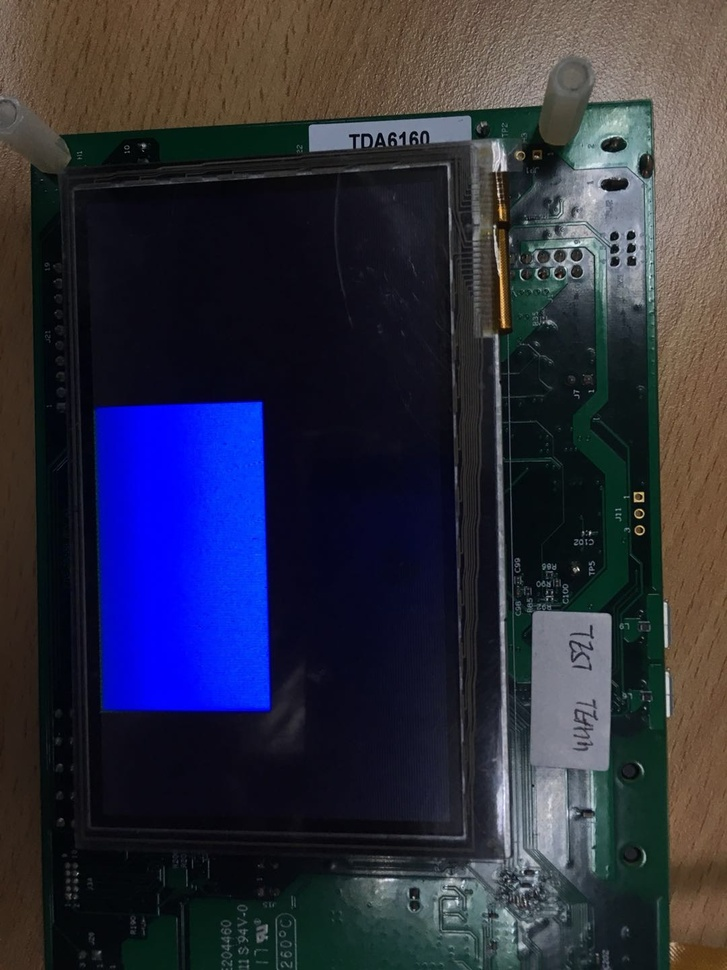
#> input picture pyopencv/pxp_blue.jpg, 727 x 970 px, shrunk from 1080 x 1440 before the run
$ python image_morph.py
#> lines starting #> are read from the running program, lines starting #| are printed output that depends on the picture
#! usr/bin/python
#coding=utf-8

# import numpy as np
import cv2
import numpy as np
from matplotlib import pyplot as plt

# Load an color image in grayscale
img = cv2.imread('../pxp_blue.jpg', 0)
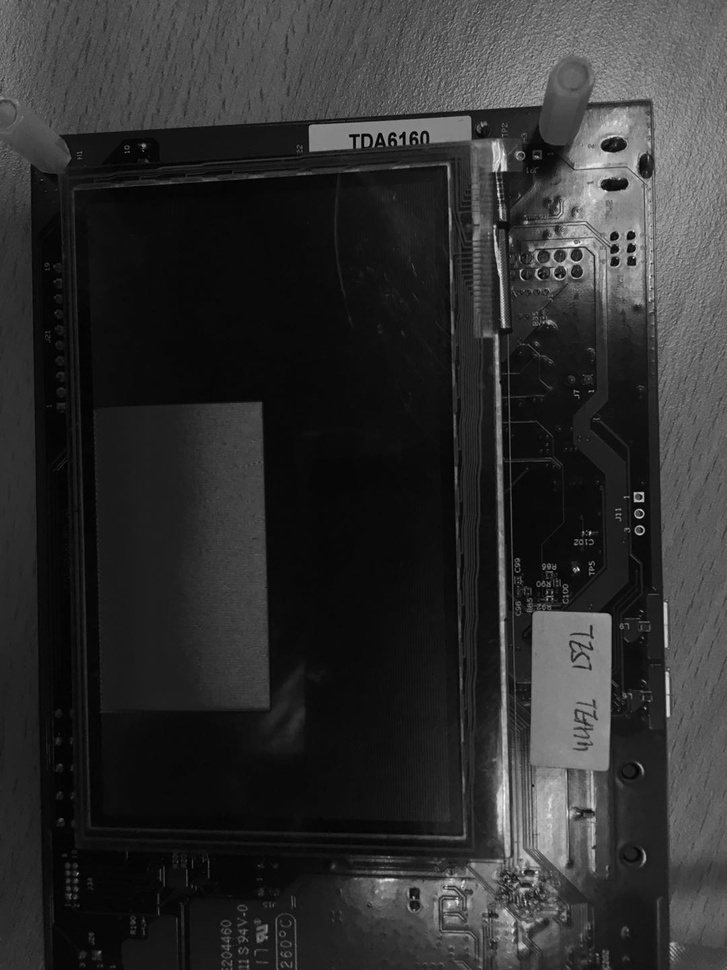
#> img: shape (970, 727); min 0, max 254, mean 47.1
plt.subplot(2,3,1),plt.imshow(img,'gray')#默认彩色，另一种彩色bgr
kernel = np.ones((5,5),np.uint8)

# 腐蚀
erosion = cv2.erode(img,kernel,1)
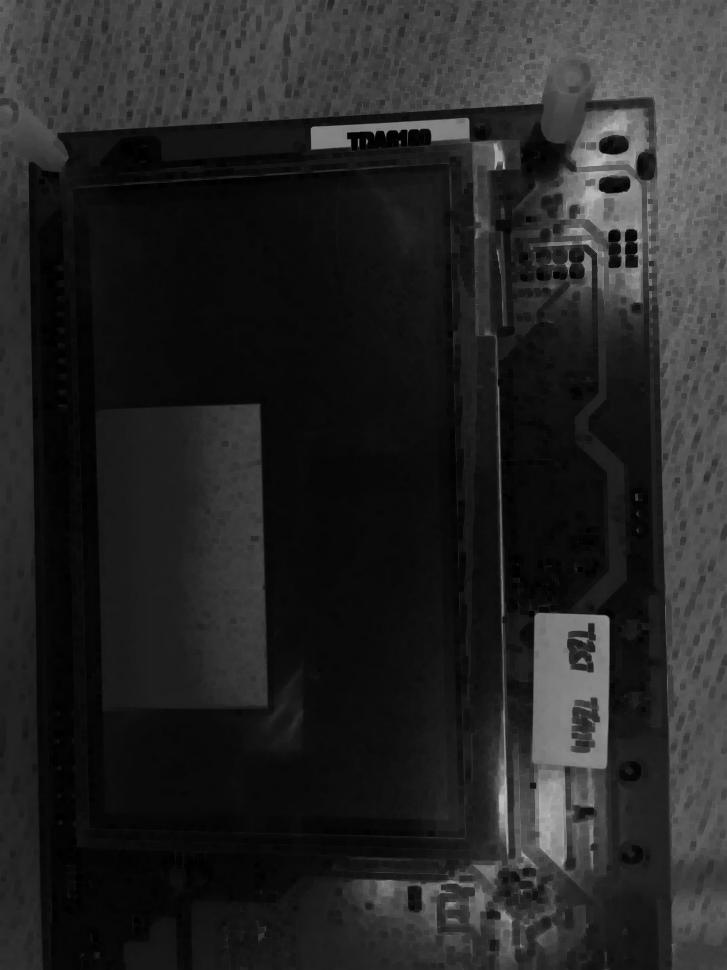
#> erosion: shape (970, 727); min 0, max 191, mean 36.9
plt.subplot(2,3,2),plt.imshow(erosion,'gray')

# 膨胀
dilate = cv2.dilate(img,kernel,1)
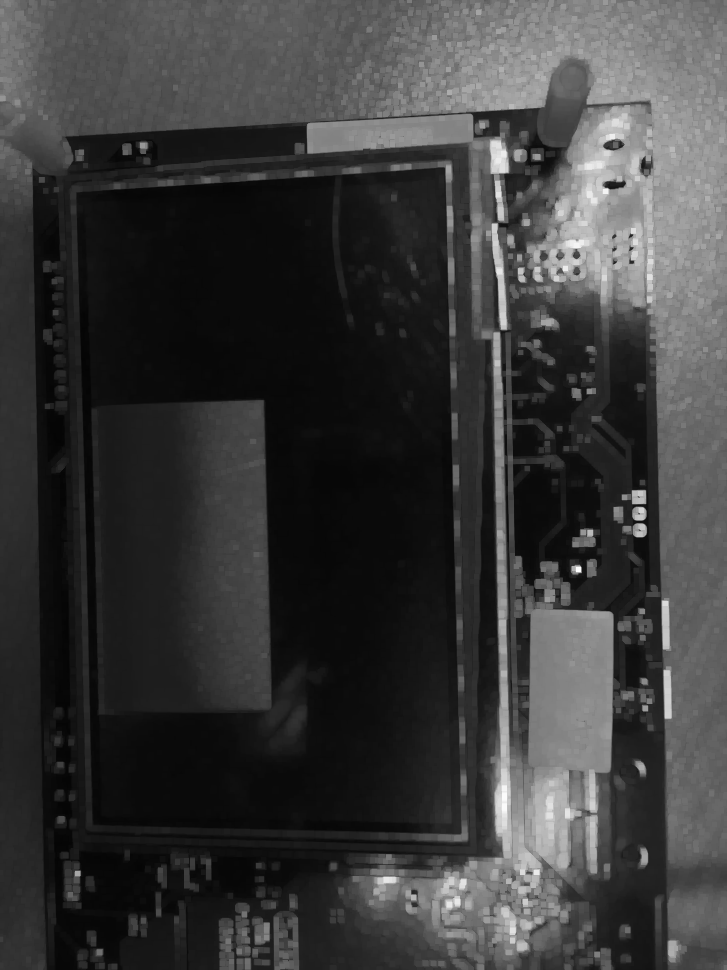
#> dilate: shape (970, 727); min 4, max 254, mean 58.5
plt.subplot(2,3,3),plt.imshow(dilate,'gray')

# 开运算
morphOpen = cv2.morphologyEx(img,cv2.MORPH_OPEN,kernel)
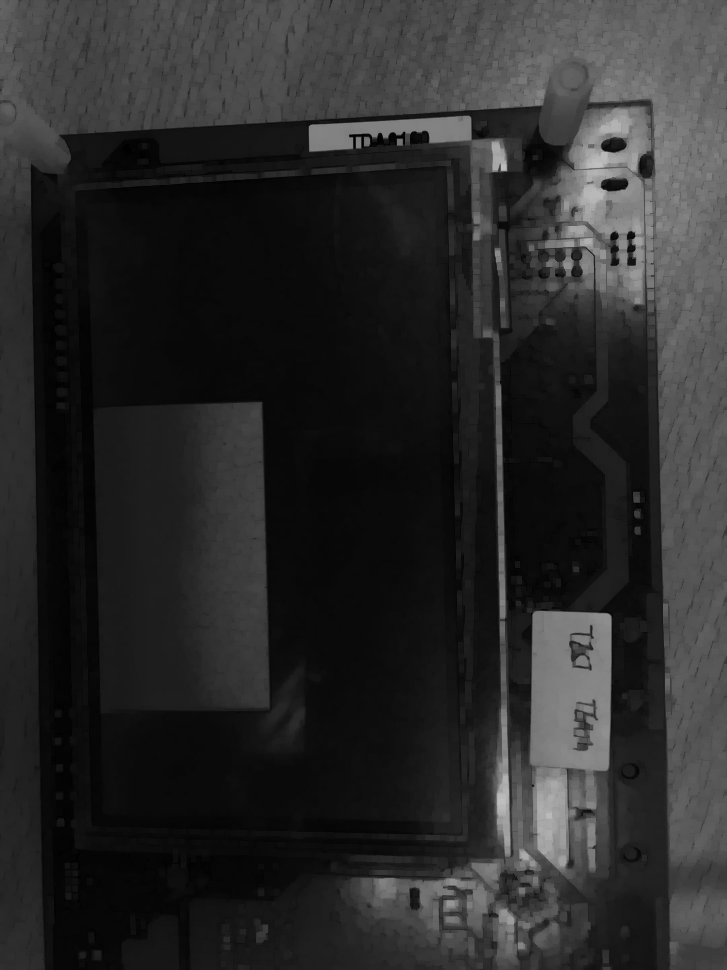
#> morphOpen: shape (970, 727); min 0, max 191, mean 42.3
plt.subplot(2,3,4),plt.imshow(morphOpen,'gray')#默认彩色，另一种彩色bgr

# 闭运算
morphClose = cv2.morphologyEx(img,cv2.MORPH_CLOSE,kernel)
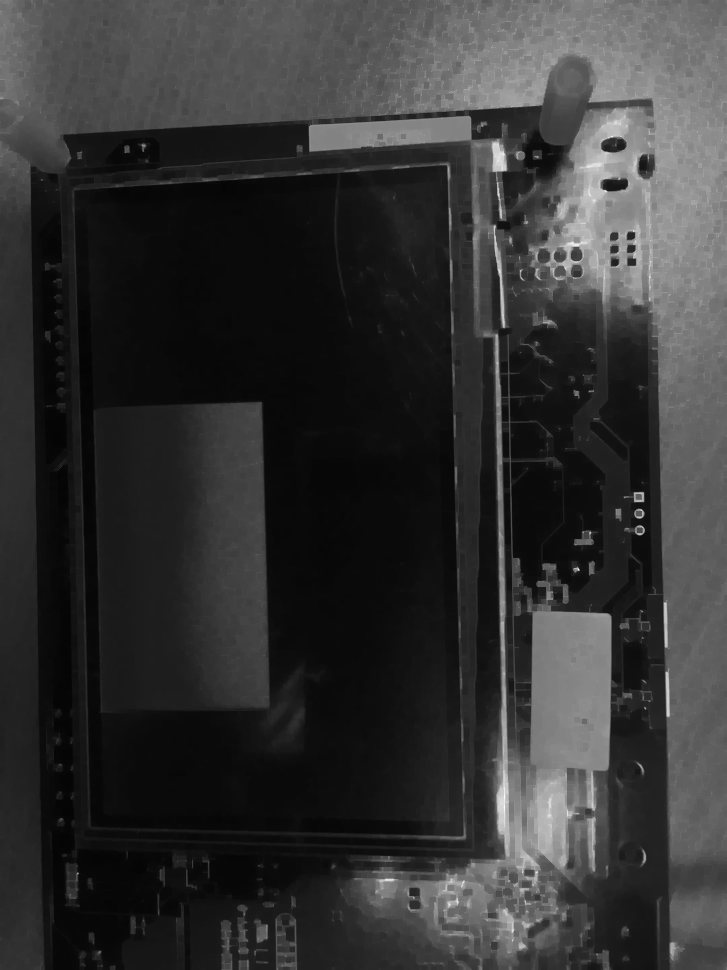
#> morphClose: shape (970, 727); min 4, max 254, mean 51.5
plt.subplot(2,3,5),plt.imshow(morphClose,'gray')#默认彩色，另一种彩色bgr

# 形态学梯度
gradiant = cv2.morphologyEx(img,cv2.MORPH_GRADIENT,kernel)
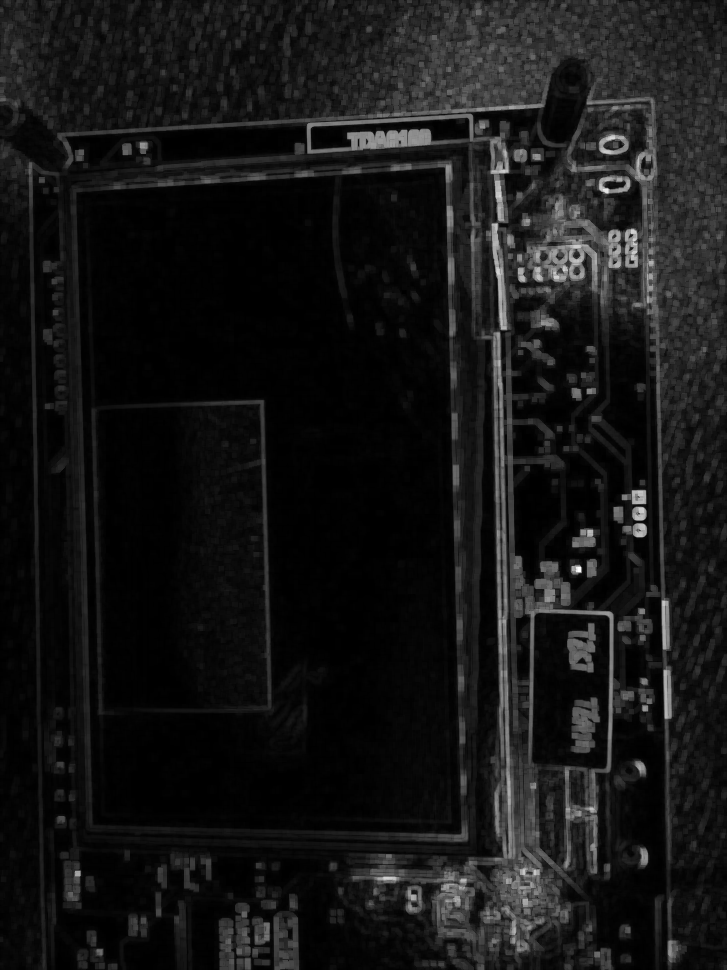
#> gradiant: shape (970, 727); min 0, max 254, mean 21.6
plt.subplot(2,3,6),plt.imshow(gradiant, 'gray')#默认彩色，另一种彩色bgr

# 礼帽
# tophat = cv2.morphologyEx(img,cv2.MORPH_TOPHAT,kernel)
# 黑帽
# blackhat = cv2.morphologyEx(img,cv2.MORPH_BLACKHAT,kernel)
plt.show()

$ run again, with pyopencv/house.jpg copied over pyopencv/pxp_blue.jpg
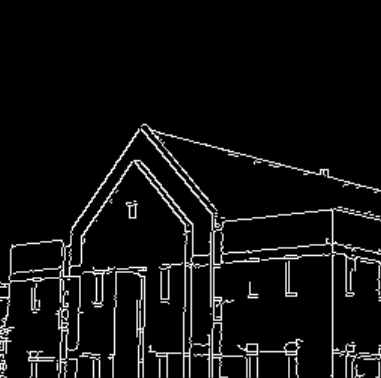
#> input picture pyopencv/house.jpg, 381 x 378 px
#> img is the input picture: shape (378, 381); min 0, max 255, mean 14.9
#> `dilate = cv2.dilate(img,kernel,1)`:
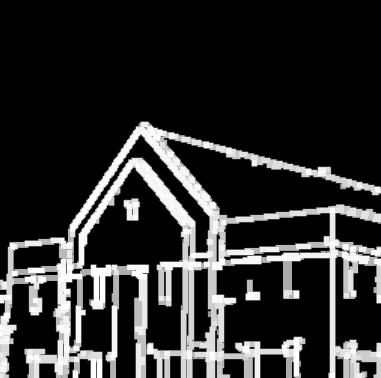
#> dilate: shape (378, 381); min 0, max 255, mean 46.1
#> `morphClose = cv2.morphologyEx(img,cv2.MORPH_CLOSE,kernel)`:
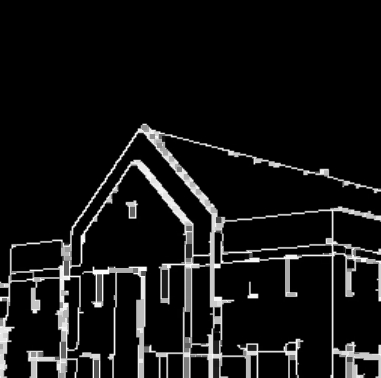
#> morphClose: shape (378, 381); min 0, max 255, mean 20.4

$ run again, with pyopencv/lcd.jpg copied over pyopencv/pxp_blue.jpg
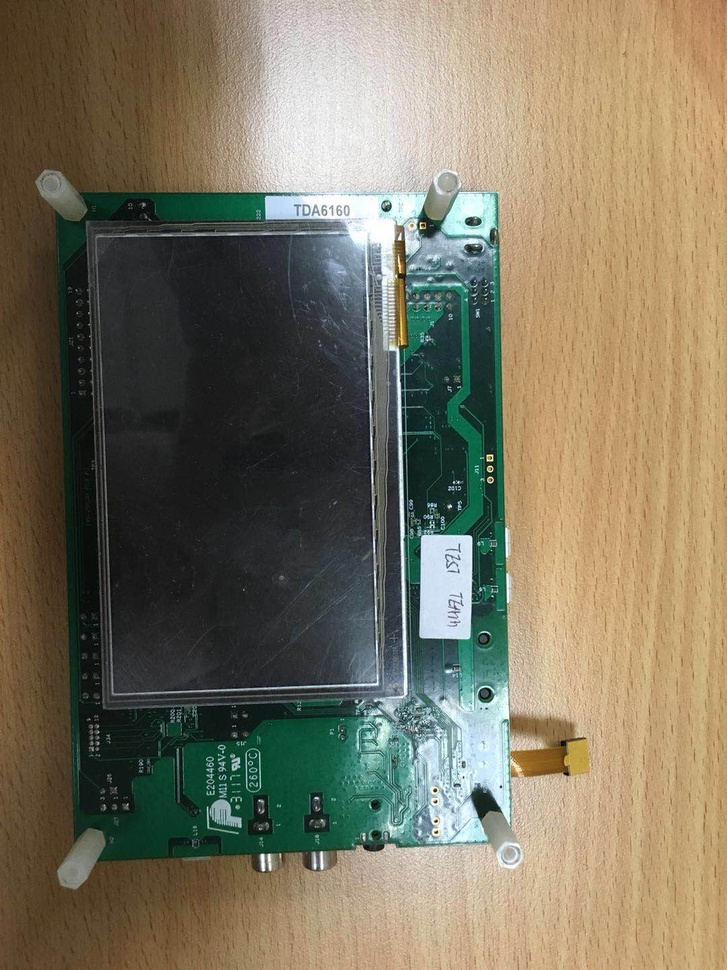
#> input picture pyopencv/lcd.jpg, 727 x 970 px, shrunk from 1080 x 1440 before the run
#> `morphClose = cv2.morphologyEx(img,cv2.MORPH_CLOSE,kernel)`:
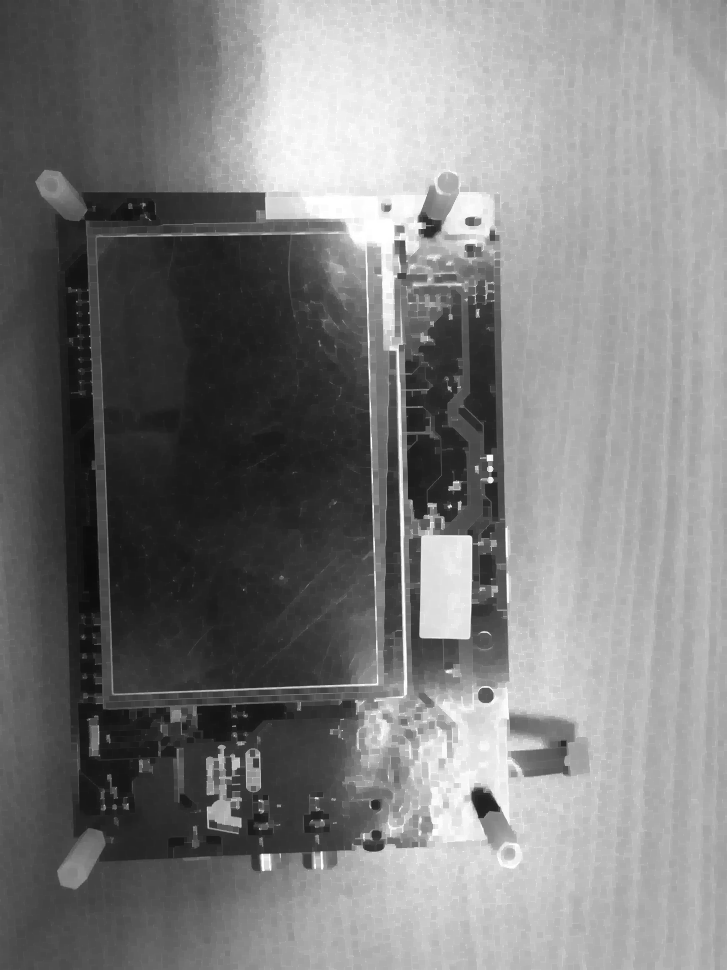
#> morphClose: shape (970, 727); min 11, max 255, mean 124.5
#> `gradiant = cv2.morphologyEx(img,cv2.MORPH_GRADIENT,kernel)`:
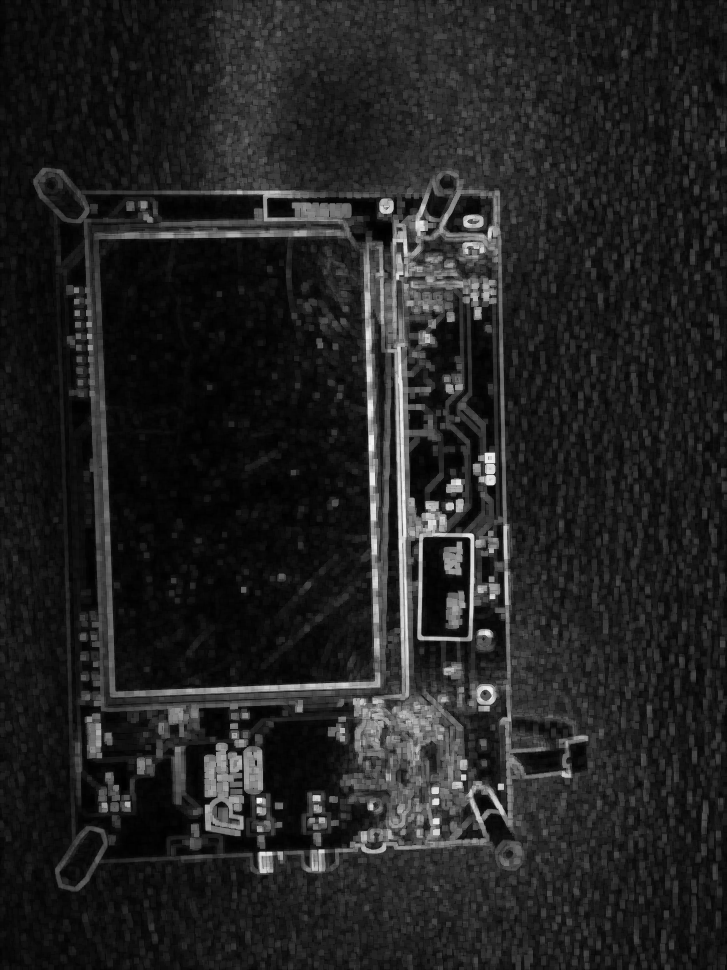
#> gradiant: shape (970, 727); min 0, max 243, mean 34.6
